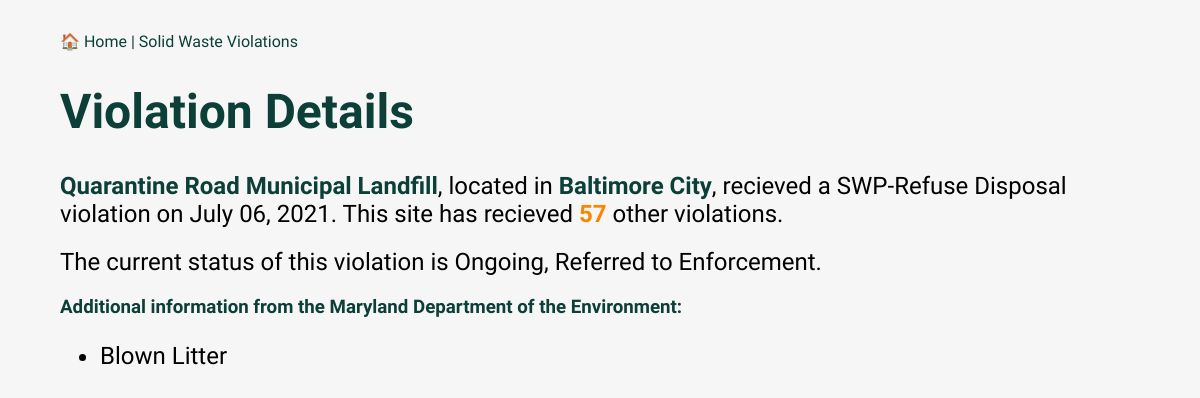
Screenshot of /violation/3 with the database file from the repository.
### app.py (models this page shows)
class Violation(Model):
    site_no = CharField()
    site_name = CharField()
    street_address = CharField()
    city_state_zip = CharField()
    county = CharField()
    media = CharField()
    violation_date = DateTimeField()
    status = CharField()
    resolved_date = DateTimeField()
    violation = CharField()
    id = CharField(primary_key=True, unique=True)
    latitude = FloatField()
    longitude = FloatField()
    @property
    def county_obj(self):
        return County.get(County.county == self.county)
    class Meta:
        table_name = "violations"
        database = db

### app.py (the view)
@app.route("/violation/<id>")
def detail(id):
    template = 'detail.html'
    violation = Violation.get(Violation.id == id)
    if violation.violation_date:
        date_start = datetime.strptime(violation.violation_date, "%Y/%m/%d").strftime('%B %d, %Y')
    else:
        date_start = 'Unknown'
    other_violation_count = Violation.select().where(Violation.site_no == violation.site_no).count() - 1
    return render_template('detail.html',
                           street_address=violation.street_address,
                           county=violation.county,
                           site_name=violation.site_name,
                           date_start=date_start,
                           violation_type=violation.media,
                           violation=violation,
                           other_violation_count=other_violation_count)

### templates/detail.html (shortened to what this page needs)
<!doctype html>
<html>
  <head>
    <link rel="stylesheet" href="https://unpkg.com/leaflet@1.9.3/dist/leaflet.css"
/>
    <link rel="stylesheet" href="{{ url_for('static', filename='style.css') }}">
  </head>
  <body>
      <div class="jumbotron">
        <div class="container">
          <nav class="navbar navbar-expand-lg navbar-dark bg-dark">
            <a class="navbar-brand" href="/">&#127968 Home | Solid Waste Violations</a>
          </nav>
          <h1>Violation Details</h1>
          <h2 class="display-4"><b><a href="{{ url_for('site', site_no=violation.site_no) }}">{{ site_name }}</a></b>, located in <b><a href="{{ url_for('county', slug=violation.county_obj.slug) }}">{{ county }}</a></b>, recieved a {{ violation_type }} violation on {{ date_start }}. This site has recieved <div class="total">{{ other_violation_count }}</div> other violations.</h1>
          <h2>The current status of this violation is {{ violation.status }}.</h2>
          <h3>Additional information from the Maryland Department of the Environment:</h3>
          <h2>
            <ul>
            <li>{{ violation.violation }}</li></ul></h2>
          <br>
          <br>
        </div>
      </div>
  </body>
</html>

### static/style.css (style rules this page uses)
.container { width: 90%; margin: auto; overflow-x: auto; }
body { margin: 0 auto; padding: 0; font-family: 'Raleway', sans-serif; background-color: #F6F6F6; max-width: 1200px; margin-top: 2em; margin-bottom: 1em; }
h1 { color: #0B3F38; font-size: 3em; }
h3 { color: #0B3F38; }
b { color: #0B3F38; }
.total { font-weight: bold; color: #fb8500; display: inline; }
a { text-decoration: none; color: #0B3F38; }
h1 { font-size: 3em; }
h2 { font-weight: normal; }

### rows the page displays
Violation: site_name "Quarantine Road Municipal Landfill", county "Baltimore City", media "SWP-Refuse Disposal", status "Ongoing, Referred to Enforcement", violation "Blown Litter"

### other values shown
{{ date_start }} "July 06, 2021"
{{ other_violation_count }} "57"
